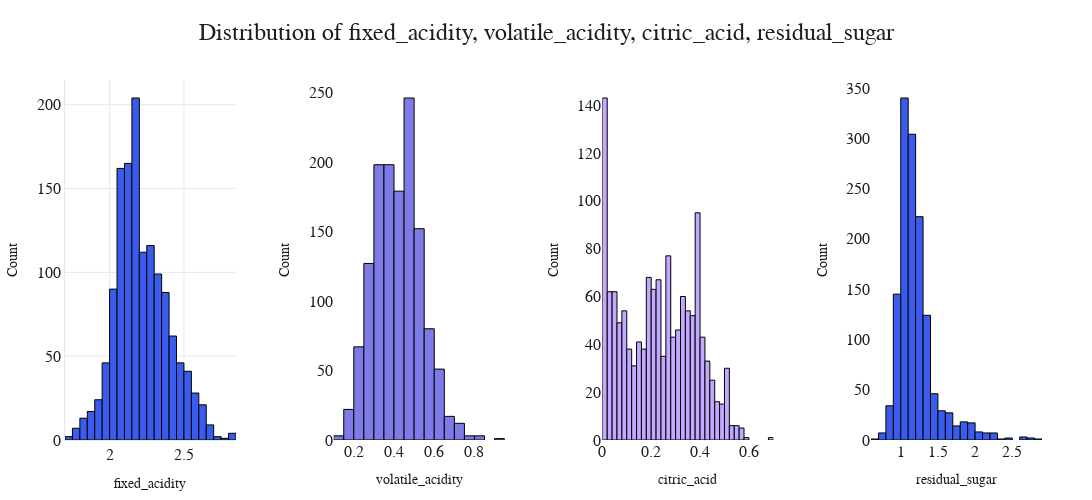

The notebook cell saved with this chart:
### Markdown cell above
Our analysis of the correlation matrix reveals notable relationships within the red wine data:

### Positive Correlations:
- **Fixed Acidity and Citric Acid**: This suggests a trend where wines with higher fixed acidity tend to also possess higher citric acid content, potentially contributing to the overall flavor profile.
- **Quality and Alcohol**: Exhibits the strongest positive correlation in the dataset, indicating that wines with higher alcohol content are generally perceived as being of higher quality.

### Negative Correlations:
- **Volatile Acidity and Quality**: There is a trend where higher levels of volatile acidity are associated with lower wine quality, likely due to the influence on taste and aroma.
- **pH and Citric Acid**: Demonstrates that wines with higher acidity typically have lower pH values, reflecting the direct chemical relationship between these factors.

Given these correlations, we should check our distributions once again before moving forward.

### Code cell
plot_histograms(
    transformed_wine_df,
    ["fixed_acidity", "volatile_acidity", "citric_acid", "residual_sugar"],
    save_path="../images/histograms_transformed.png",
)

### Figure 1 — Plotly figure (JSON) as saved in the notebook; plotly's stock layout.template omitted (floating-point values rounded to 4 significant figures; data arrays with more than 128 entries replaced by an {"elided": "..."} marker saying what was removed)
{"data": [{"marker": {"color": "#3A5CED", "line": {"color": "#000000", "width": 1}}, "name": "fixed_acidity", "nbinsx": 40, "type": "histogram", "x": {"elided": "1359 float values"}, "xaxis": "x", "yaxis": "y"}, {"marker": {"color": "#7E7AE6", "line": {"color": "#000000", "width": 1}}, "name": "volatile_acidity", "nbinsx": 40, "type": "histogram", "x": {"elided": "1359 float values"}, "xaxis": "x2", "yaxis": "y2"}, {"marker": {"color": "#C2A9FF", "line": {"color": "#000000", "width": 1}}, "name": "citric_acid", "nbinsx": 40, "type": "histogram", "x": {"elided": "1359 float values"}, "xaxis": "x3", "yaxis": "y3"}, {"marker": {"color": "#3A5CED", "line": {"color": "#000000", "width": 1}}, "name": "residual_sugar", "nbinsx": 40, "type": "histogram", "x": {"elided": "1359 float values"}, "xaxis": "x4", "yaxis": "y4"}], "layout": {"font": {"color": "#1A1E21", "family": "Gordita, Figtree, sans-serif", "size": 16}, "height": 500, "margin": {"b": 50, "l": 50, "r": 50, "t": 80}, "paper_bgcolor": "#FFFFFF", "plot_bgcolor": "#FFFFFF", "showlegend": false, "title": {"font": {"color": "#1A1E21", "family": "Gordita, Figtree, sans-serif", "size": 24}, "text": "Distribution of fixed_acidity, volatile_acidity, citric_acid, residual_sugar", "x": 0.5}, "width": 1600, "xaxis": {"anchor": "y", "domain": [0, 0.175], "gridcolor": "#E5E8EF", "linecolor": "#E5E8EF", "linewidth": 1, "showline": true, "title": {"font": {"size": 14}, "text": "fixed_acidity"}, "zerolinecolor": "#E5E8EF"}, "xaxis2": {"anchor": "y2", "domain": [0.275, 0.45], "title": {"font": {"size": 14}, "text": "volatile_acidity"}}, "xaxis3": {"anchor": "y3", "domain": [0.55, 0.725], "title": {"font": {"size": 14}, "text": "citric_acid"}}, "xaxis4": {"anchor": "y4", "domain": [0.825, 1], "title": {"font": {"size": 14}, "text": "residual_sugar"}}, "yaxis": {"anchor": "x", "domain": [0, 1], "gridcolor": "#E5E8EF", "linecolor": "#E5E8EF", "linewidth": 1, "showline": true, "title": {"font": {"size": 14}, "text": "Count"}, "zerolinecolor": "#E5E8EF"}, "yaxis2": {"anchor": "x2", "domain": [0, 1], "title": {"font": {"size": 14}, "text": "Count"}}, "yaxis3": {"anchor": "x3", "domain": [0, 1], "title": {"font": {"size": 14}, "text": "Count"}}, "yaxis4": {"anchor": "x4", "domain": [0, 1], "title": {"font": {"size": 14}, "text": "Count"}}}}
